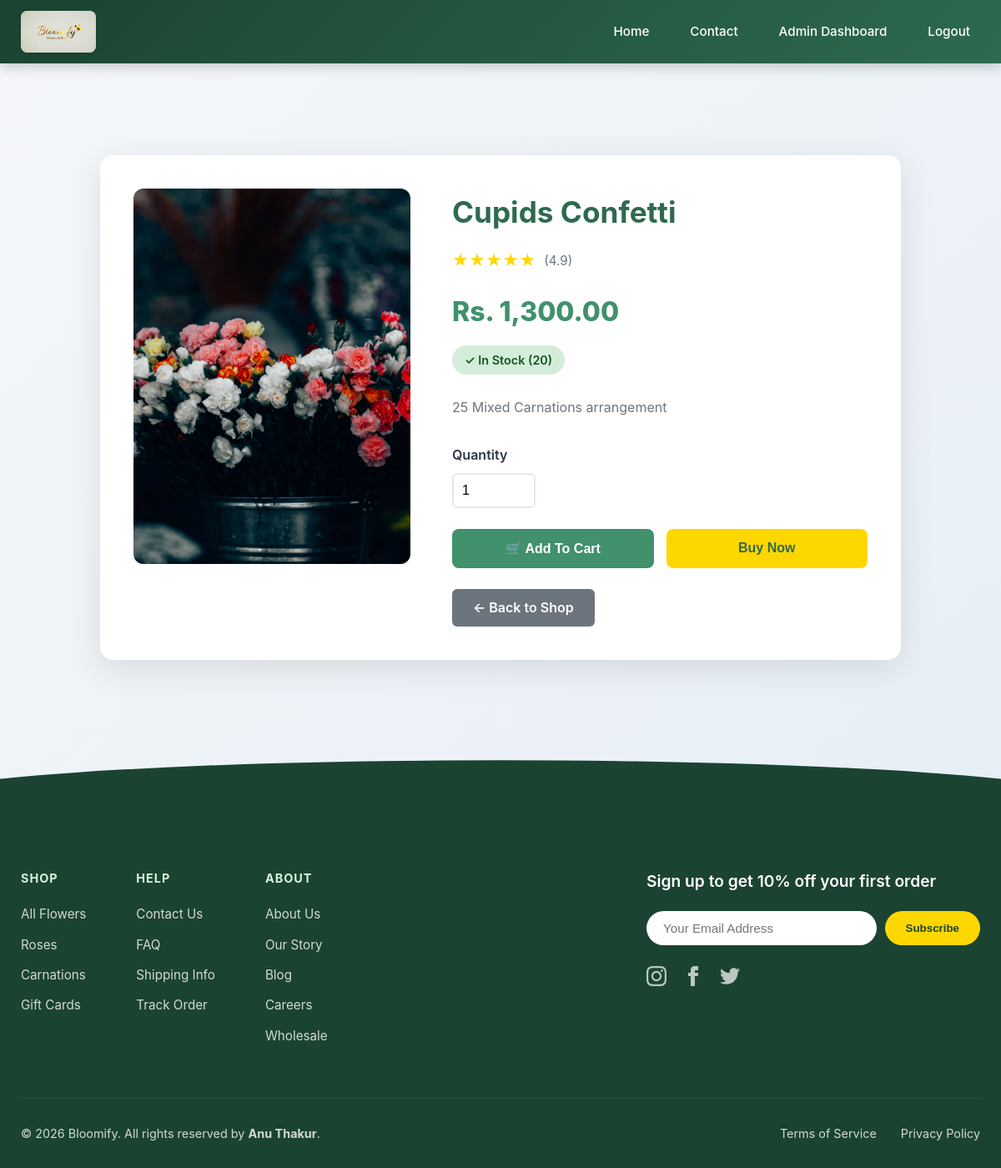
Page /product-details.php?id=2 (signed in) on the committed database.
### tables this page shows
CREATE TABLE IF NOT EXISTS products (
    id INT AUTO_INCREMENT PRIMARY KEY,
    category_id INT,
    name VARCHAR(200) NOT NULL,
    description TEXT,
    price DECIMAL(10,2) NOT NULL,
    stock_quantity INT DEFAULT 0,
    image VARCHAR(255),
    status ENUM('active', 'inactive') DEFAULT 'active',
    created_at TIMESTAMP DEFAULT CURRENT_TIMESTAMP,
    updated_at TIMESTAMP DEFAULT CURRENT_TIMESTAMP ON UPDATE CURRENT_TIMESTAMP,
    FOREIGN KEY (category_id) REFERENCES categories(id) ON DELETE SET NULL
);

### includes/functions.php (called while the page is built, shortened)
<?php
function formatPrice($price) {
    return 'Rs. ' . number_format($price, 2);
}
?>

### product-details.php (the view, shortened to what this page needs)
<?php
require_once __DIR__ . '/includes/header.php';
$product_id = (int)$_GET['id'];
$sql = "SELECT p.*, c.name as category_name
        FROM products p
        LEFT JOIN categories c ON p.category_id = c.id
        WHERE p.id = ? AND p.status = 'active'";
$stmt = $conn->prepare($sql);
$stmt->bind_param("i", $product_id);
$stmt->execute();
$product = $stmt->get_result()->fetch_assoc();
?>
<div class="product-detail-container">
    <div class="product-detail-card">
        <div class="product-image-large">
            <?php if (!empty($product['image'])): ?>
                <img src="<?php echo SITE_URL; ?>/assets/images/<?php echo htmlspecialchars($product['image']); ?>"
                     alt="<?php echo htmlspecialchars($product['name']); ?>">
            <?php else: ?>
                🌸
            <?php endif; ?>
        </div>
        <div>
            <h1 class="product-title"><?php echo htmlspecialchars($product['name']); ?></h1>
            <div class="product-rating">
                <span class="stars">★★★★★</span>
                <span class="rating-count">(4.9)</span>
            </div>
            <div class="product-price-large"><?php echo formatPrice($product['price']); ?></div>
            <?php if ($product['stock_quantity'] > 0): ?>
                <span class="stock-badge">✓ In Stock (<?php echo $product['stock_quantity']; ?>)</span>
            <?php else: ?>
                <span class="stock-badge" style="background: #f8d7da; color: #721c24;">Out of Stock</span>
            <?php endif; ?>
            <div class="product-description">
                <?php echo nl2br(htmlspecialchars($product['description'])); ?>
            </div>
            <?php if ($product['stock_quantity'] > 0): ?>
               <form method="POST" action="add-to-cart.php">
                <div class="quantity-selector">
                    <label for="quantity">Quantity</label>
                    <input type="number" id="quantity" name="quantity" value="1" min="1"
                    max="<?php echo $product['stock_quantity']; ?>" class="quantity-input">
                    </div>
                <div class="action-buttons">
                    <button type="submit" name="add_to_cart" class="btn-add-cart">🛒 Add To Cart</button>
                    <button type="button" class="btn-buy-now" onclick="alert('Checkout coming soon!')">Buy Now</button>
                </div>
                </form>
            <?php endif; ?>
            <a href="index.php" class="btn-back">← Back to Shop</a>
        </div>
    </div>
</div>
<?php require_once __DIR__ . '/includes/footer.php'; ?>

### assets/css/style.css (style rules this page uses)
* { margin: 0; padding: 0; box-sizing: border-box; }
body { font-family: 'Inter', 'Segoe UI', system-ui, sans-serif; background: linear-gradient(135deg, #f5f7fa 0%, #e4edf5 100%); color: #2d3748; line-height: 1.6; min-height: 100vh; display: flex; flex-direction: column; }

### product-details.php (style rules this page uses)
.product-detail-container { max-width: 1000px; margin: 40px auto; padding: 40px 20px; }
.product-detail-card { background: white; border-radius: 16px; box-shadow: 0 10px 40px rgba(0,0,0,0.1); padding: 40px; display: grid; grid-template-columns: 1fr 1.5fr; gap: 50px; align-items: start; }
.product-image-large { width: 100%; height: 450px; background: linear-gradient(135deg, #f5f7fa 0%, #e4edf5 100%); border-radius: 12px; display: flex; align-items: center; justify-content: center; font-size: 8rem; color: #40916c; overflow: hidden; }
.product-image-large img { width: 100%; height: 100%; object-fit: cover; }
.product-title { font-size: 2.2rem; color: #2d6a4f; margin-bottom: 15px; font-weight: 700; }
.product-rating { display: flex; align-items: center; gap: 10px; margin-bottom: 20px; }
.stars { color: #ffd700; font-size: 1.2rem; }
.rating-count { color: #6c757d; font-size: 0.95rem; }
.product-price-large { font-size: 2rem; color: #40916c; font-weight: 800; margin-bottom: 15px; }
.stock-badge { display: inline-block; padding: 6px 15px; background: #d4edda; color: #155724; border-radius: 20px; font-weight: 600; font-size: 0.9rem; margin-bottom: 25px; }
.product-description { color: #6c757d; line-height: 1.8; margin-bottom: 30px; font-size: 1rem; }
.quantity-selector { margin-bottom: 25px; }
.quantity-selector label { display: block; margin-bottom: 8px; font-weight: 600; color: #2d3748; }
.quantity-input { width: 100px; padding: 10px; border: 2px solid #e2e8f0; border-radius: 6px; font-size: 1rem; }
.action-buttons { display: flex; gap: 15px; margin-bottom: 25px; }
.btn-add-cart { flex: 1; padding: 14px; background: #40916c; color: white; border: none; border-radius: 8px; font-size: 1rem; font-weight: 600; cursor: pointer; transition: all 0.3s; }
.btn-buy-now { flex: 1; padding: 14px; background: #ffd700; color: #2d6a4f; border: none; border-radius: 8px; font-size: 1rem; font-weight: 700; cursor: pointer; transition: all 0.3s; }
.btn-back { display: inline-block; padding: 10px 25px; background: #6c757d; color: white; text-decoration: none; border-radius: 6px; font-weight: 600; transition: all 0.3s; }

### rows in the picture
products: image (picture), name "Cupids Confetti", price "Rs. 1,300.00", stock_quantity "20", description "25 Mixed Carnations arrangement"
